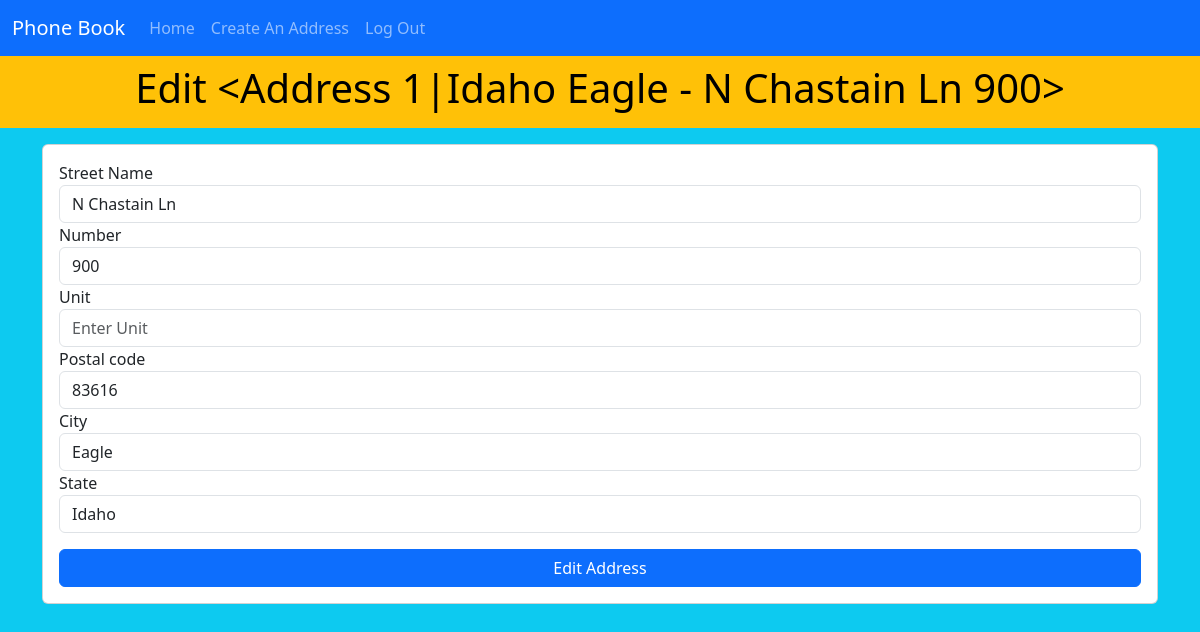
Screenshot of /edit/1 (signed in) with the database file from the repository.
### app/models.py (models this page shows, shortened)
class Address(db.Model):
    id = db.Column(db.Integer, primary_key=True)
    street_name = db.Column(db.String(50), nullable=False)
    number = db.Column(db.Integer, nullable=False)
    unit = db.Column(db.String(50), nullable=True)
    postal_code = db.Column(db.String(20), nullable=False)
    city = db.Column(db.String(50), nullable=False)
    state = db.Column(db.String(20), nullable=False)
    date_created = db.Column(db.DateTime, nullable=False, default=datetime.utcnow)
    phone_id = db.Column(db.Integer, db.ForeignKey('phone.id'))
    def __repr__(self):
        return f"<Address {self.id}|{self.state} {self.city} - {self.street_name} {self.number}>"

### app/routes.py (the view, shortened to what this page needs)
@app.route('/edit/<address_id>', methods=["GET", "POST"])
@login_required
def edit_address(address_id):
    form = AddressForm()
    address_to_edit = Address.query.get_or_404(address_id)
    if address_to_edit.phone != current_user:
        flash("You do not have permission to edit this address", "danger")
        return redirect(url_for('index'))
    form.street_name.data = address_to_edit.street_name
    form.number.data = address_to_edit.number
    form.unit.data = address_to_edit.unit
    form.postal_code.data = address_to_edit.postal_code
    form.city.data = address_to_edit.city
    form.state.data = address_to_edit.state
    return render_template('edit_address.html', form=form, address=address_to_edit)

### app/forms.py
class AddressForm(FlaskForm):
    street_name = StringField('Street Name', validators=[InputRequired()])
    number = IntegerField("Number", validators=[InputRequired()])
    unit = StringField("Unit")
    postal_code = StringField("Postal code", validators=[InputRequired()])
    city = StringField("City", validators=[InputRequired()])
    state = StringField("State", validators=[InputRequired()])
    submit = SubmitField('Create')

### app/models.py (called while the page is built)
@login.user_loader
def get_a_phone_by_id(phone_id):
    return db.session.get(Phone, phone_id)

### app/templates/edit_address.html (shortened to what this page needs)
{% extends 'base.html' %}
{% block header %}
    <h1>Edit {{ address }}</h1>
{% endblock %}
{% block content %}
    <div class="row">
        <div class="col">
            <div class="card mt-3">
                <div class="card-body">
                    <form action="" method="post">
                        {{ form.street_name.label }}
                        {{ form.street_name(class="form-control", placeholder="Enter Street Name") }}
                        {{ form.number.label }}
                        {{ form.number(class="form-control", placeholder="Enter Number") }}
                        {{ form.unit.label }}
                        {{ form.unit(class="form-control", placeholder="Enter Unit") }}
                        {{ form.postal_code.label }}
                        {{ form.postal_code(class="form-control", placeholder="Enter Postal Code") }}
                        {{ form.city.label }}
                        {{ form.city(class="form-control", placeholder="Enter City") }}
                        {{ form.state.label }}
                        {{ form.state(class="form-control", placeholder="Enter State") }}
                        {{ form.submit(class="btn btn-primary w-100 mt-3", value="Edit Address") }}
                    </form>
                </div>
            </div>
        </div>
    </div>
{% endblock %}

### rows the page displays
Address: id+state+city "<Address 1|Idaho Eagle - N Chastain Ln 900>", street_name "N Chastain Ln", number "900", postal_code "83616", city "Eagle", state "Idaho"
